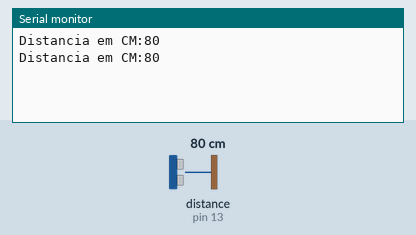
Recording of a sketch running on a simulated Arduino Uno, built with avr-gcc and run on an emulated ATmega328P. Shown: the last lines printed to the serial monitor. Wiring (inferred from the names in the program): ultrasonic range finder: trigger pin 12; echo pin 13. The inputs (shaded band) are chosen by the test bench; at power-on: distance to the obstacle (sensor on pin 13) 80 cm. The echo pulse lasts 58.3 µs per cm.

Above: at 1.8 s.
1.9 s: distance to the obstacle (sensor on pin 13) set to 2 cm
At 2.7 s:
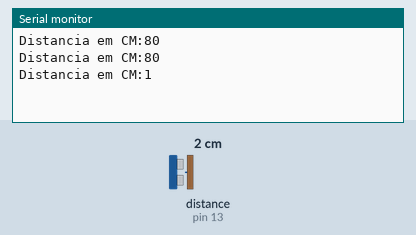
3.4 s: distance to the obstacle (sensor on pin 13) set to 4 cm
At 4.8 s:
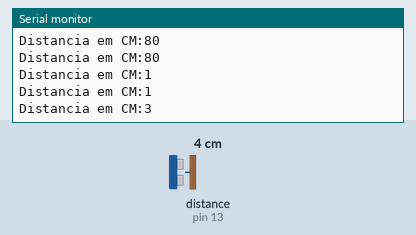
Timing chart, 0 to 6.4 s (numbered marks = the images above; inputs shaded):
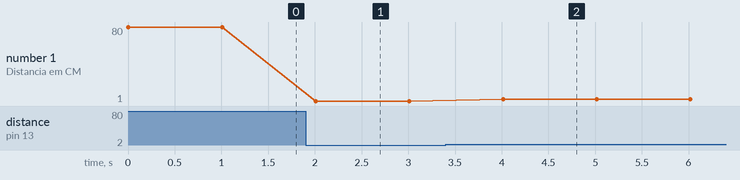

The sketch:

ultrassonico2.ino
```cpp
const int trigPin =12;
const int echoPin =13;

void setup() {
  // put your setup code here, to run once:
  Serial.begin(9600);
  pinMode(trigPin, OUTPUT);
  pinMode(echoPin, INPUT);
}

void loop()
{
  // put your main code here, to run repeatedly:
  digitalWrite(trigPin, LOW);// limpar o trigger
  delayMicroseconds(2);
  digitalWrite(trigPin,HIGH);
  delayMicroseconds(10);
  digitalWrite(trigPin, LOW);
  unsigned long  duracao = pulseIn(echoPin,HIGH);//pino e estado
  int distancia = duracao / 58;
  Serial.print("Distancia em CM:");
  Serial.println(distancia);
  delay(1000);

}
```

Measured:
- after the input at 1.9 s, the serial monitor: prints a new line after 0.11 s (image 1)
- after the input at 3.4 s, the serial monitor: prints a new line after 0.61 s (image 2)
- plotted number 1: 80 → 1 after the input at 1.9 s, 1 → 3 after the input at 3.4 s
